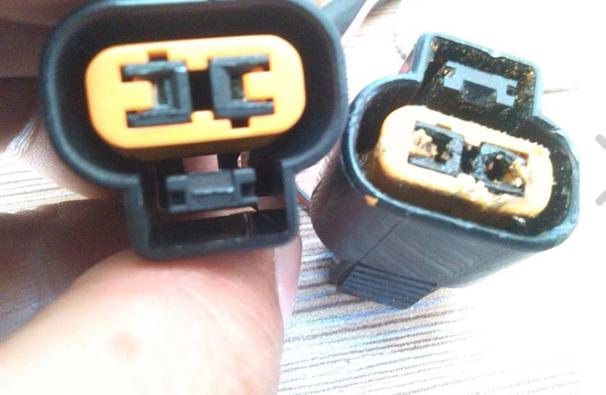
#> input picture dataset/trainval/VOC2007/train/images/img_10028.jpg, 606 x 395 px, found by its file name; its folder holds only this picture in this run
$ python cal.py
#> lines starting #> are read from the running program, lines starting #| are printed output that depends on the picture
#> further down, img is the input picture: shape (395, 606, 3); mean B, G, R 163.1, 165.9, 168.7
# prepare_calibration_data.py
import os
import cv2
import numpy as np

src_root = 'C:/Yolo/yolo11/ultralytics-main/datasets/feet.v3i.yolov11/train/images'
cal_img_num = 100  # 想要的图像个数
dst_root = 'C:/RdkX5_TOOL/DATA/calibration_data_rgb_f32_640'


## 1. 从原始图像文件夹中获取100个图像作为校准数据
num_count = 0
img_names = []
for src_name in sorted(os.listdir(src_root)):
    if num_count > cal_img_num:
        break
    img_names.append(src_name)
    num_count += 1

# 检查目标文件夹是否存在，如果不存在就创建
if not os.path.exists(dst_root):
    os.system('mkdir {0}'.format(dst_root))

## 2 为每个图像转换
# 参考了OE中/open_explorer/ddk/samples/ai_toolchain/horizon_model_convert_sample/01_common/python/data/下的相关代码
# 转换为float32格式的RGB图像，保存为.rgbchw格式

## 2.1 定义图像缩放函数，返回为np.float32
# 图像缩放为目标尺寸(W, H)
# 值得注意的是，缩放时候，长宽等比例缩放，空白的区域填充颜色为pad_value, 默认127
def imequalresize(img, target_size, pad_value=127.):
#> called with target_size = (640, 640), pad_value = 127
    target_w, target_h = target_size
    image_h, image_w = img.shape[:2]
#> image_h = 395; image_w = 606
    img_channel = 3 if len(img.shape) > 2 else 1
#> img_channel = 3

    # 确定缩放尺度，确定最终目标尺寸
    scale = min(target_w * 1.0 / image_w, target_h * 1.0 / image_h)
#> scale = 1.06
    new_h, new_w = int(scale * image_h), int(scale * image_w)
#> new_h = 417; new_w = 639

    resize_image = cv2.resize(img, (new_w, new_h))

    # 准备待返回图像
    pad_image = np.full(shape=[target_h, target_w, img_channel], fill_value=pad_value)

    # 将图像resize_image放置在pad_image的中间
    dw, dh = (target_w - new_w) // 2, (target_h - new_h) // 2
#> dw = 0; dh = 111
    pad_image[dh:new_h + dh, dw:new_w + dw, :] = resize_image
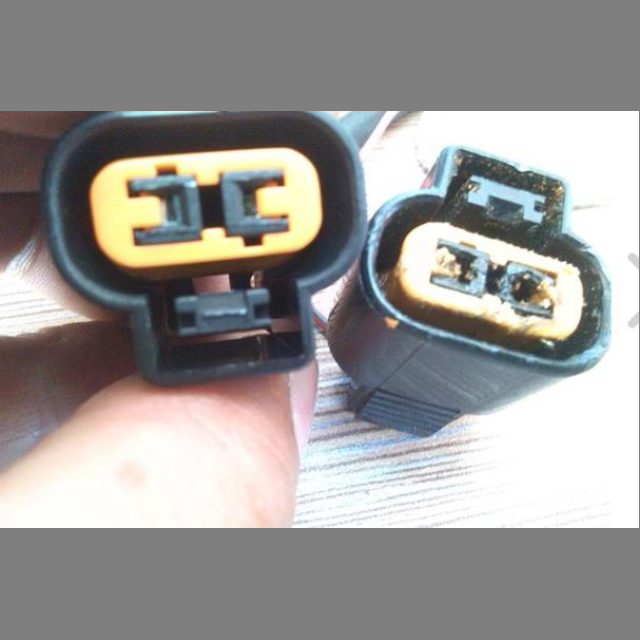
#> pad_image: shape (640, 640, 3) float64; mean R, G, B 154.1, 152.3, 150.4

    return pad_image

## 2.2 开始转换
for each_imgname in img_names:
    img_path = os.path.join(src_root, each_imgname)

    img = cv2.imread(img_path)  # BGR, HWC
    if img is None:
        print(f"Error reading image: {img_path}")
        continue
    img = cv2.cvtColor(img, cv2.COLOR_BGR2RGB)  # RGB, HWC
    img = imequalresize(img, (640, 640))
    img = np.transpose(img, (2, 0, 1))  # RGB, CHW

    # 检查图像形状
    if img.shape != (3, 640, 640):
        print(f"Unexpected image shape: {img.shape}")

    # 保存为 float32
    dst_path = os.path.join(dst_root, each_imgname + '.rgbchw')
    print("write:%s" % dst_path)
    img.astype(np.float32).tofile(dst_path)  # 保存为 float32

print('finish')

$ run again, on dataset/trainval/VOC2007/train/images/img_10335.jpg
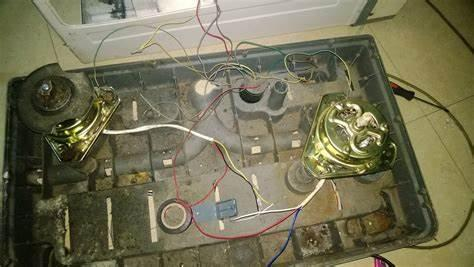
#> input picture dataset/trainval/VOC2007/train/images/img_10335.jpg, 474 x 267 px, found by its file name
#> img is the input picture: shape (267, 474, 3); mean B, G, R 84.3, 112.1, 115.4
#> in imequalresize, `pad_image[dh:new_h + dh, dw:new_w + dw, :] = resize_image`:
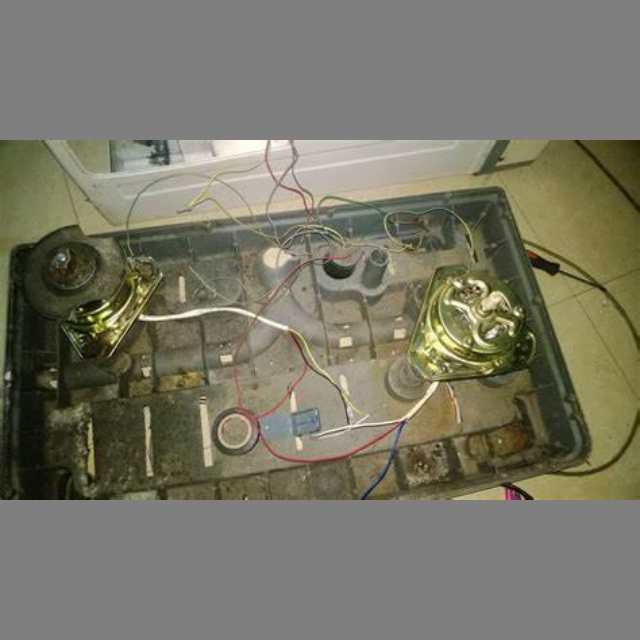
#> pad_image: shape (640, 640, 3) float64; mean R, G, B 120.4, 118.5, 102.9

$ run again, on dataset/trainval/VOC2007/train/images/img_10541.jpg
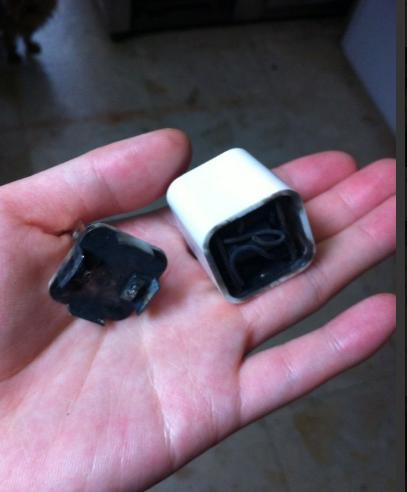
#> input picture dataset/trainval/VOC2007/train/images/img_10541.jpg, 407 x 492 px, found by its file name
#> img is the input picture: shape (492, 407, 3); mean B, G, R 104, 89.9, 108.2
#> in imequalresize, `pad_image[dh:new_h + dh, dw:new_w + dw, :] = resize_image`:
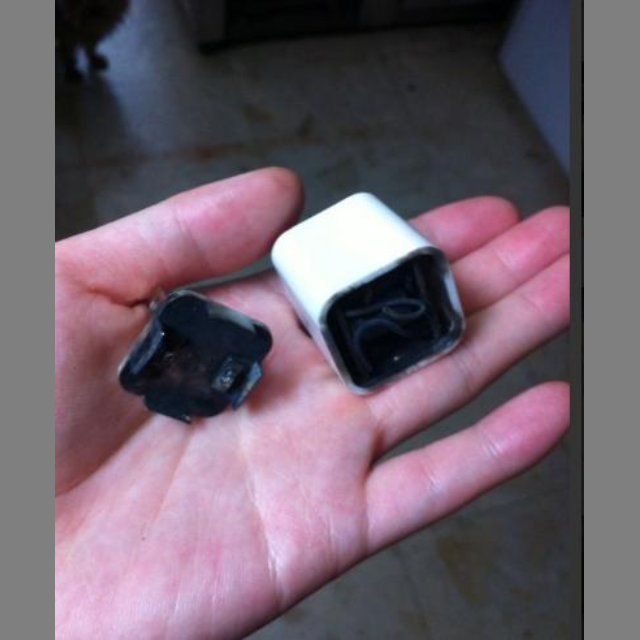
#> pad_image: shape (640, 640, 3) float64; mean R, G, B 111.4, 96.2, 107.9

$ run again, on dataset/trainval/VOC2007/train/images/img_10573.jpg
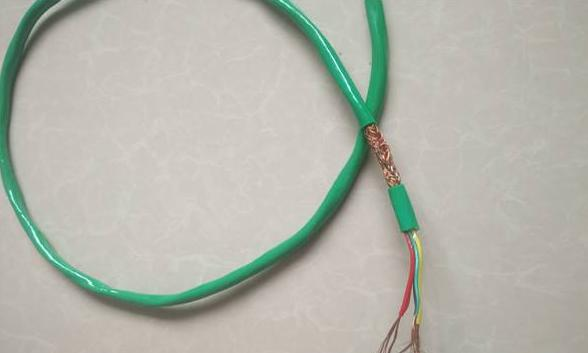
#> input picture dataset/trainval/VOC2007/train/images/img_10573.jpg, 588 x 353 px, found by its file name
#> img is the input picture: shape (353, 588, 3); mean B, G, R 172.6, 181.7, 180.1
#> in imequalresize, `pad_image[dh:new_h + dh, dw:new_w + dw, :] = resize_image`:
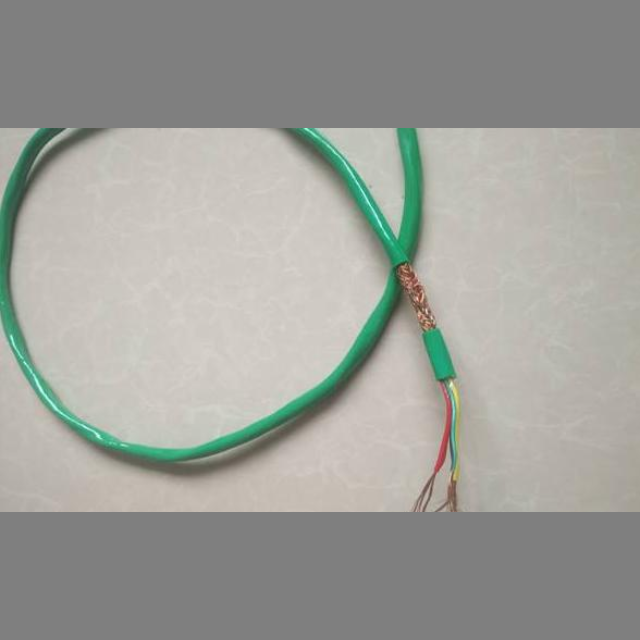
#> pad_image: shape (640, 640, 3) float64; mean R, G, B 158.8, 159.8, 154.3

$ run again, on dataset/trainval/VOC2007/train/images/img_10045.jpg
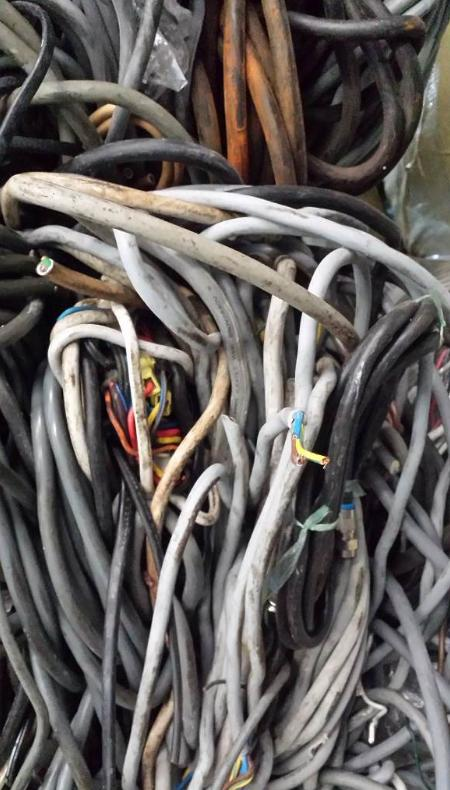
#> input picture dataset/trainval/VOC2007/train/images/img_10045.jpg, 450 x 790 px, found by its file name
#> img is the input picture: shape (790, 450, 3); mean B, G, R 92.9, 95.1, 100.1
#> in imequalresize, `pad_image[dh:new_h + dh, dw:new_w + dw, :] = resize_image`:
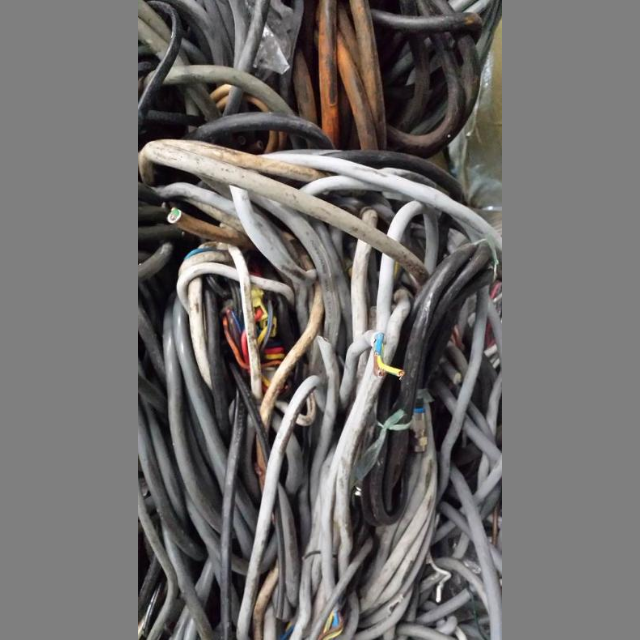
#> pad_image: shape (640, 640, 3) float64; mean R, G, B 111.6, 108.8, 107.5
